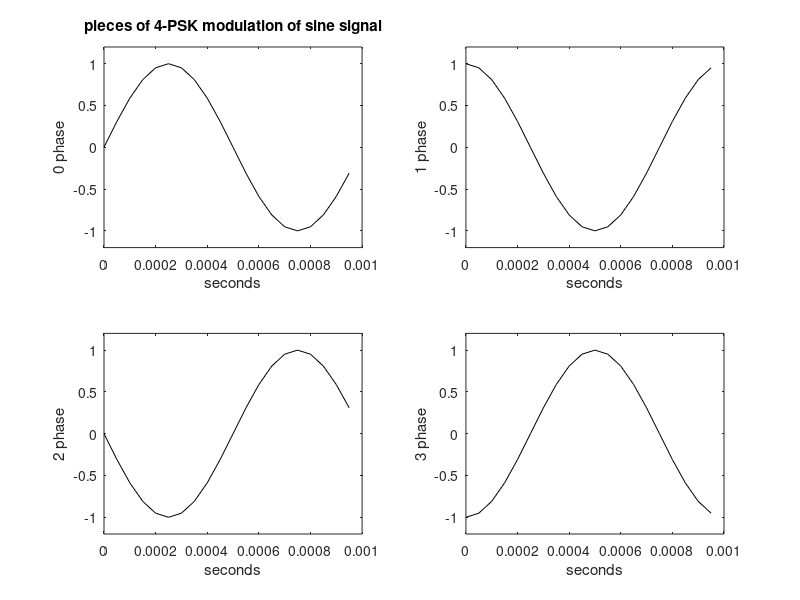

This figure's MATLAB source:
% Pieces of 4-PSK

fc=1000; %carrier frequency in Hz
ns=20; %number of samples per carrier cycle
fs=ns*fc; %sampling frequency in Hz
tiv=1/fs; %time interval between samples;
t=0:tiv:((1/fc)-tiv); %time intervals set, 1 sine period

%carrier signals for 1 bit time
c1=sin(2*pi*fc*t);
c2=sin((2*pi*fc*t)+(pi/2));
c3=sin((2*pi*fc*t)+(pi));
c4=sin((2*pi*fc*t)+(3*pi/2));

%plots of the four modulated PSK pieces
subplot(2,2,1)
plot(t,c1,'k'); %plots 0 phase modulated signal
ylabel('0 phase'); xlabel('seconds');
title('pieces of 4-PSK modulation of sine signal');
axis([0 1/fc -1.2 1.2]);

subplot(2,2,2)
plot(t,c2,'k'); %plots 1 phase modulated signal
ylabel('1 phase'); xlabel('seconds');
axis([0 1/fc -1.2 1.2]);

subplot(2,2,3)
plot(t,c3,'k'); %plots 2 phase modulated signal
ylabel('2 phase'); xlabel('seconds');
axis([0 1/fc -1.2 1.2]);

subplot(2,2,4)
plot(t,c4,'k'); %plots 3 phase modulated signal
ylabel('3 phase');xlabel('seconds');
axis([0 1/fc -1.2 1.2]);
